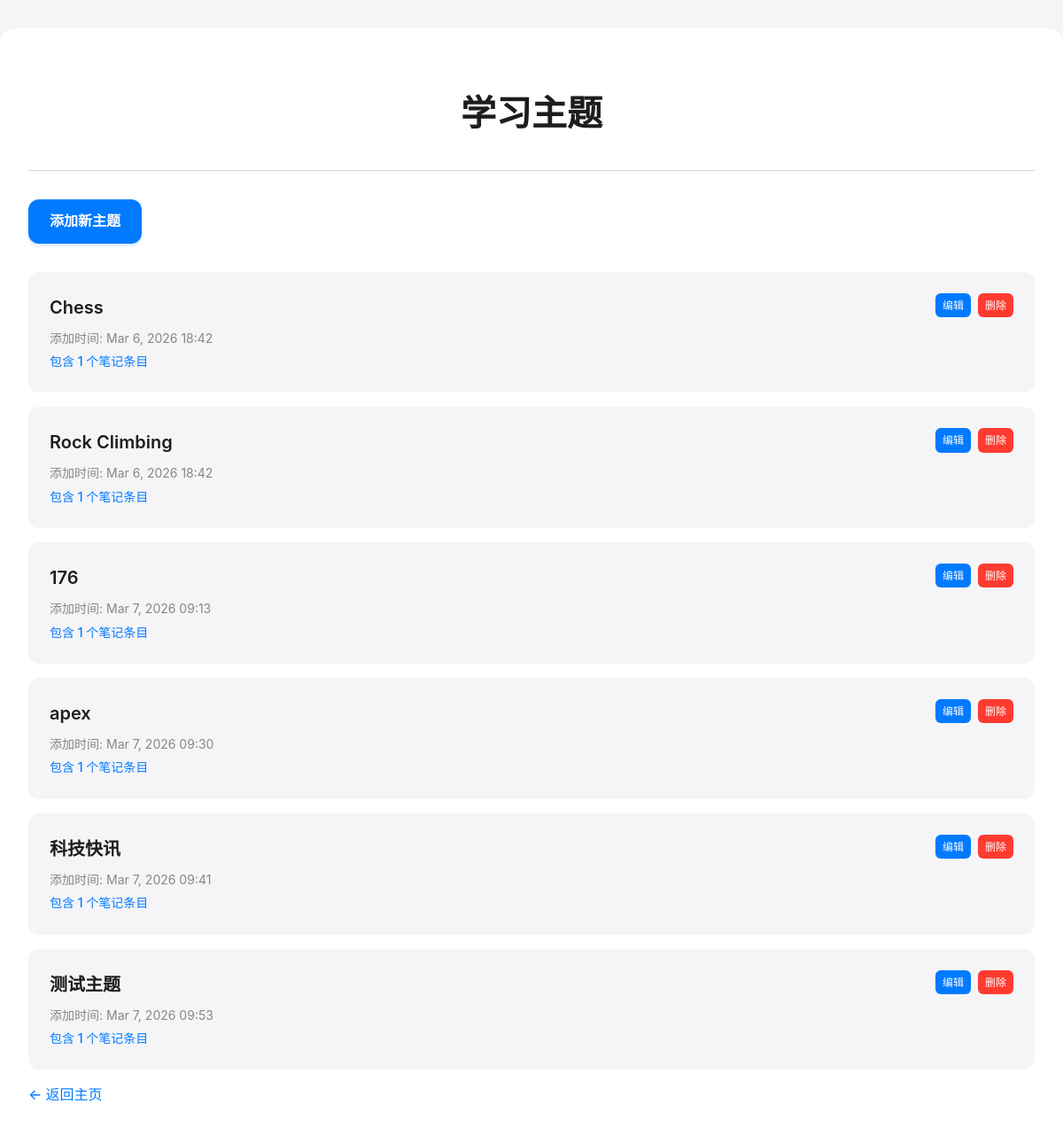
The app's page /learning_logs/topics/ with its own data.
### learning_logs/models.py (models this page shows)
class Topic(models.Model):
    text = models.CharField(max_length=200)
    date_added = models.DateTimeField(auto_now_add=True)
    def __str__(self):
        return self.text

### learning_logs/views.py (the view)
def topics(request):
    topics = Topic.objects.annotate(entry_count=Count('entry')).order_by('date_added')
    context = {'topics': topics}
    return render(request, 'learning_logs/topics.html', context)

### learning_logs/templates/learning_logs/topics.html (shortened to what this page needs)
<!DOCTYPE html>
<html lang="zh-cn">
<head>
</head>
<body>
    <div class="container">
        <header class="header">
            <h1>学习主题</h1>
        </header>
        <main class="topics-list">
            <a href="{% url 'learning_logs:new_topic' %}" class="add-topic-btn">添加新主题</a>
            {% for topic in topics %}
            <div class="topic-item">
                <div class="topic-header">
                    <a href="{% url 'learning_logs:topic' topic.id %}" class="topic-link">{{ topic }}</a>
                    <div class="topic-actions">
                        <a href="{% url 'learning_logs:edit_topic' topic.id %}" class="action-link">编辑</a>
                        <a href="{% url 'learning_logs:delete_topic' topic.id %}" class="action-link delete">删除</a>
                    </div>
                </div>
                <p class="topic-date">添加时间: {{ topic.date_added|date:'M j, Y H:i' }}</p>
                <p class="topic-stats">包含 {{ topic.entry_count }} 个笔记条目</p>
            </div>
            {% empty %}
            <p>还没有主题。</p>
            {% endfor %}
            <a href="{% url 'learning_logs:index' %}" class="back-link">← 返回主页</a>
        </main>
    </div>
</body>
</html>

### learning_logs/templates/learning_logs/topics.html (style rules this page uses)
body { font-family: -apple-system, BlinkMacSystemFont, 'Segoe UI', Roboto, Oxygen, Ubuntu, Cantarell, sans-serif; background-color: #f5f5f7; color: #1d1d1f; margin: 0; padding: 0; line-height: 1.6; }
.container { max-width: 1200px; margin: 0 auto; padding: 2rem; background-color: #ffffff; border-radius: 16px; box-shadow: 0 4px 6px rgba(0, 0, 0, 0.07); margin-top: 2rem; margin-bottom: 2rem; }
.header { text-align: center; padding: 2rem 0; border-bottom: 1px solid #d2d2d7; }
h1 { font-size: 2.5rem; font-weight: 700; color: #1d1d1f; margin: 0; }
.topics-list { padding: 2rem 0; }
.topic-item { background-color: #f5f5f7; padding: 1.5rem; border-radius: 12px; margin-bottom: 1rem; transition: all 0.2s ease; }
.topic-header { display: flex; justify-content: space-between; align-items: flex-start; margin-bottom: 0.5rem; }
.topic-link { text-decoration: none; color: #1d1d1f; font-size: 1.25rem; font-weight: 600; flex-grow: 1; }
.topic-actions { display: flex; gap: 0.5rem; }
.action-link { padding: 0.25rem 0.5rem; border-radius: 6px; text-decoration: none; font-size: 0.75rem; font-weight: 500; transition: all 0.2s ease; }
.action-link:not(.delete) { background-color: #007aff; color: #ffffff; }
.action-link.delete { background-color: #ff3b30; color: #ffffff; }
.topic-date { color: #86868b; font-size: 0.875rem; margin: 0.25rem 0; }
.topic-stats { color: #007aff; font-size: 0.875rem; font-weight: 500; margin: 0.25rem 0 0 0; }
.add-topic-btn { display: inline-block; background-color: #007aff; color: #ffffff; padding: 0.75rem 1.5rem; border-radius: 12px; text-decoration: none; font-weight: 600; font-size: 1rem; margin-bottom: 2rem; transition: all 0.2s ease; box-shadow: 0 2px 4px rgba(0, 122, 255, 0.2); }
.back-link { display: inline-block; color: #007aff; text-decoration: none; font-weight: 500; margin-bottom: 1rem; }

### records on screen
Topic: text "Chess", date_added "Mar 6, 2026 18:42", entry_count "1"
Topic: text "Rock Climbing", date_added "Mar 6, 2026 18:42", entry_count "1"
Topic: text "176", date_added "Mar 7, 2026 09:13", entry_count "1"
Topic: text "apex", date_added "Mar 7, 2026 09:30", entry_count "1"
Topic: text "科技快讯", date_added "Mar 7, 2026 09:41", entry_count "1"
Topic: text "测试主题", date_added "Mar 7, 2026 09:53", entry_count "1"
